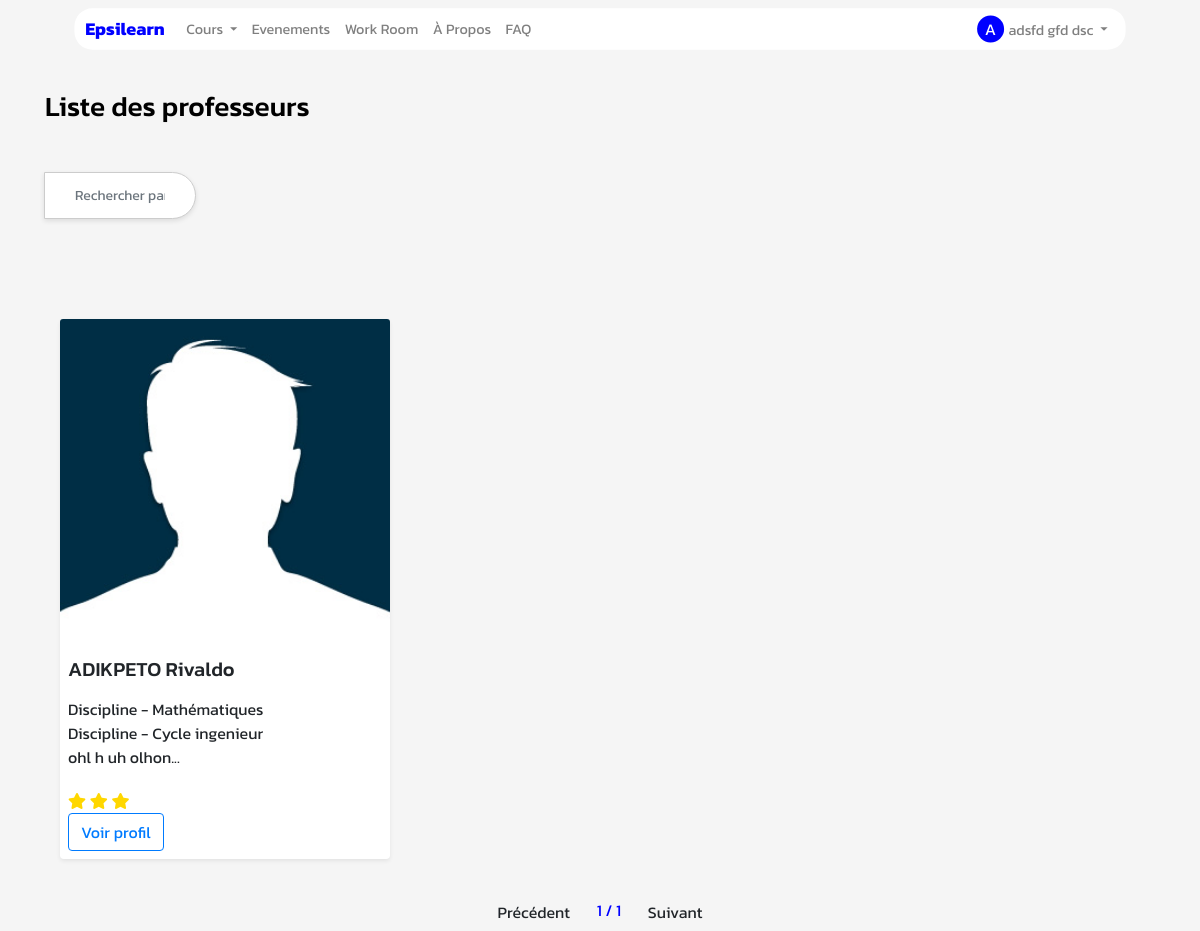
The app's page /listeprof (signed in), older data.
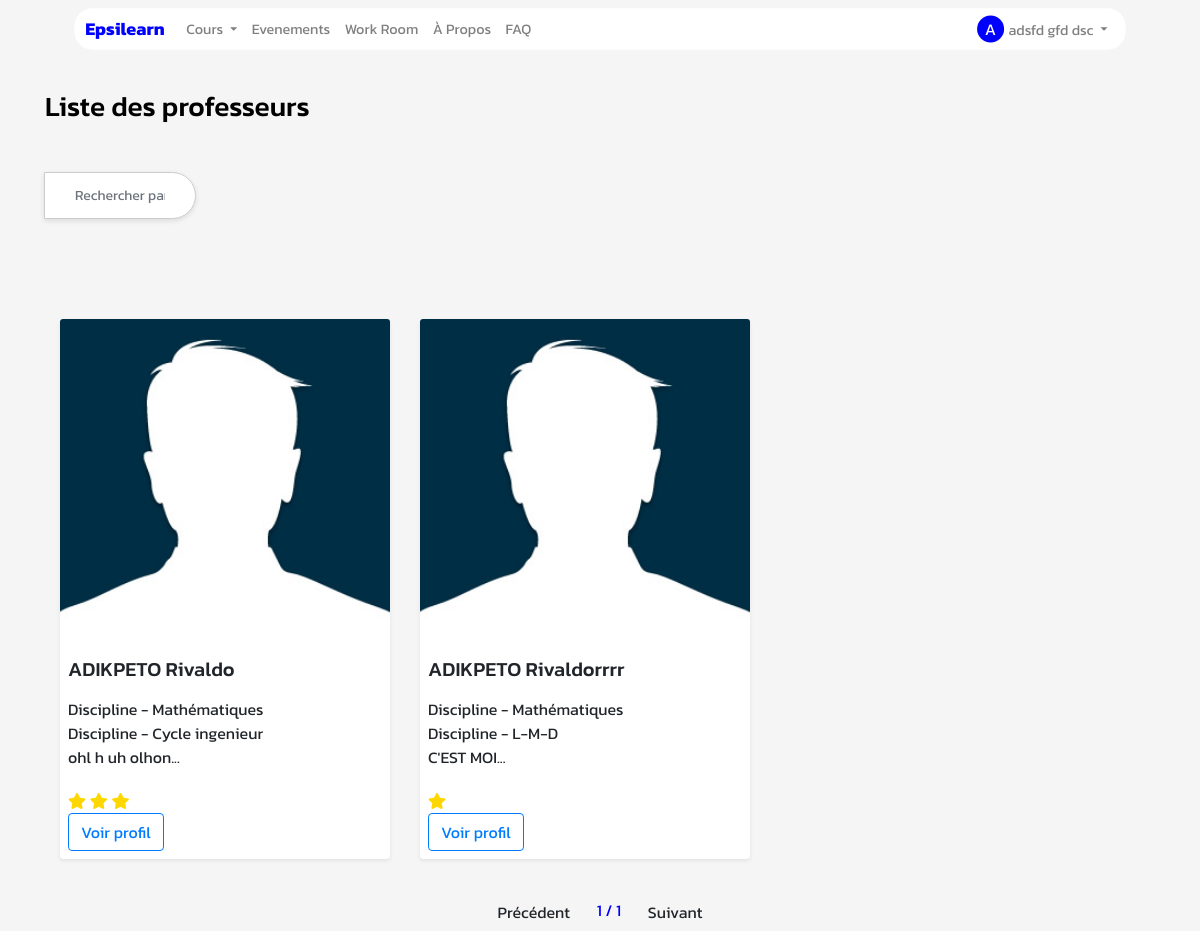
The same page, newer data.
### App/Models/models.py (models this page shows, shortened)
class Prof(db.Model):
    id = db.Column(db.Integer, primary_key=True)
    id_user_p = db.Column(db.Integer, db.ForeignKey('user.id'))
    formation=db.Column(db.String(50))
    Nvdetud=db.Column(db.String(50))
    filiere=db.Column(db.String(50))
    age=db.Column(db.Integer)
    Diplome=db.Column(db.String(50))
    discipline=db.Column(db.String(500))
    valider=db.Column(db.String(50),default="non")
    positif = db.Column(db.Integer,default=1)
    nefatif = db.Column(db.Integer,default=1)
    solde = db.Column(db.Float, default=0.0)
    ecole=db.Column(db.String(50))
    photo=db.Column(db.String(50),default="static/Profil/unknown.jpg")
    etoile=db.Column(db.Integer,default=1)
    vendervous=db.Column(db.String(500))
    cv=db.Column(db.String(500))

class User(db.Model):
    id = db.Column(db.Integer, primary_key=True)
    nom = db.Column(db.String(50))
    prenom = db.Column(db.String(50))
    nationalite = db.Column(db.String(50))
    mail = db.Column(db.String(50))
    code = db.Column(db.String(50))
    pseudo=db.Column(db.String(200))
    date_naiss=db.Column(db.DateTime)
    ter = db.Column(db.String(50),default="non")
    age=db.Column(db.Integer)
    confirmer = db.Column(db.String(50),default="non")
    mdp=db.Column(db.String(50))
    photo=db.Column(db.String(50),default="static/Profil/unknown.jpg")
    password_reset_token = db.Column(db.String(100))
    password_reset_expiration = db.Column(db.DateTime)
    role=db.Column(db.String(200))
    etudiant= db.relationship('Etudiant', backref='acces_etudiant', foreign_keys='Etudiant.id_user_e')
    prof= db.relationship('Prof', backref='acces_prof', foreign_keys='Prof.id_user_p')
    autre= db.relationship('Autre', backref='acces_autre', foreign_keys='Autre.id_user_a')

### App/Main/routes_profil.py (the view)
@MainBp.route('/listeprof')
@login_required
def listeprof():
    user_id = session.get('userid')
    return render_template('liste_professeurs.html', professeurs=professeurs,user_id=user_id)

### App/Controllers/fonction.py (called while the page is built, shortened)
def notif(user_type):
    user_id=session.get("userid")
    user=User.query.filter_by(id=user_id).first()
    if user_type=='professeur':
        nd= Demande.query.filter(Demande.aj_p == "nouvelle",Demande.statut_demande=="enattente", Demande.id_prof ==user.id).count()
        np= Demande.query.filter(or_(Demande.statut_demande == "accepte", Demande.statut_demande == "report_accepte"),Demande.aj_p=="modif", Demande.id_prof == user.id).count()
    else:
        nd=""
        np=""
    return np,nd

def get_current_user():
    _current_user=None
    if session.get("userid"):
        user=User.query.get(session.get("userid"))
        if user:
            _current_user=user
    return _current_user

def get_prof_list():
    professeurs = (
        db.session.query(Prof, User)
        .join(User, Prof.id_user_p == User.id)
        .filter(Prof.etoile >= 1)  # Filtrer les professeurs avec au moins 3 étoiles
        .all()
    )
    if professeurs:
        return professeurs
    else:
        return []

### App/Main/routes_home.py (called while the page is built)
@MainBp.app_context_processor
def inject_param():
    return dict(current_user=current_user,np=np,nd=nd,n_stud=n_stud,user_type=session.get("role"))

### App/Main/templates/liste_professeurs.html (shortened to what this page needs)
{% extends "base.html" %}
{% block style %}
  <link rel="stylesheet" href="https://maxcdn.bootstrapcdn.com/bootstrap/4.5.2/css/bootstrap.min.css">
  {% endblock %}
  {% block content %}
  <div class="container">
    <h3 class="mb-4 animate-element" data-animation="fadeInUp" style="animation-duration: 1s;color: #000000;font-family: 'Kanit'; font-size: 28px;">Liste des professeurs </h3>
    <div class="input-group mb-3">
          <div class="input-group stylish-input-group mt-4 animate-element" data-animation="fadeInUp" style="animation-duration: 1.4s;">
            <input type="text" class="form-control" id="searchUserInput" placeholder="Rechercher par nom">
        </div>
      </div>
    </div>
    <div class="container">
    <div class="container row animate-element justify-content-center" data-animation="fadeInUp" style="animation-duration: 2s;scale: 1;" id="userCards" >
      <div class="container">
      <div class="row pb-5 mb-4">
      {% for user,users in professeurs %}
      <div class="col-lg-4 col-md-6 mb-4 mb-lg-0">
        <div class="card shadow-sm border-0 rounded">
          <div class="card-body p-0"><img src="{{user.photo}}" alt="" class="w-100 card-img-top">
            <div class="p-2">
              <h5 class="mb-0">{{users.nom}} {{users.prenom}}</h5>
              <p class="mb-0" style="margin-bottom: 20px;">Discipline - {{user.discipline}}</p>
              <p class="mb-0" style="margin-bottom: 20px;">Discipline - {{user.formation}}</p>
              <p style="margin-bottom: 20px;"> {{user.vendervous[:50]}}...</p>
              <span class="stars">
                {% for _ in range(user.etoile) %}
                  <i class="fas fa-star" style="color: gold;"></i>
                {% endfor %}
              </span>
              <br>
              <button class="btn btn-outline-primary " onclick="window.location.href='/profilprof/{{user.id}}'">Voir profil</button>
            </div>
          </div>
        </div>
      </div>
{% endfor %}
</div>
</div>
    </div>
    <div class="navigation-buttons fixed-bottom" style="text-align: center; margin-top: 20px;bottom: 0px;">
      <button class="btn btn-navigation" onclick="scrollPanels(-1)">Précédent</button>
      <span id="pageNumber" style="margin: 0 10px;color: blue;"></span>
      <button class="btn btn-navigation" onclick="scrollPanels(1)">Suivant</button>
  </div>
  </div>
{% endblock %}

Row changes from the older to the newer data that the page shows:
added Prof: photo (picture), nom "ADIKPETO", prenom "Rivaldorrrr", discipline "Mathématiques", formation "L-M-D", vendervous "C'EST MOI", etoile 1 (drawn)
